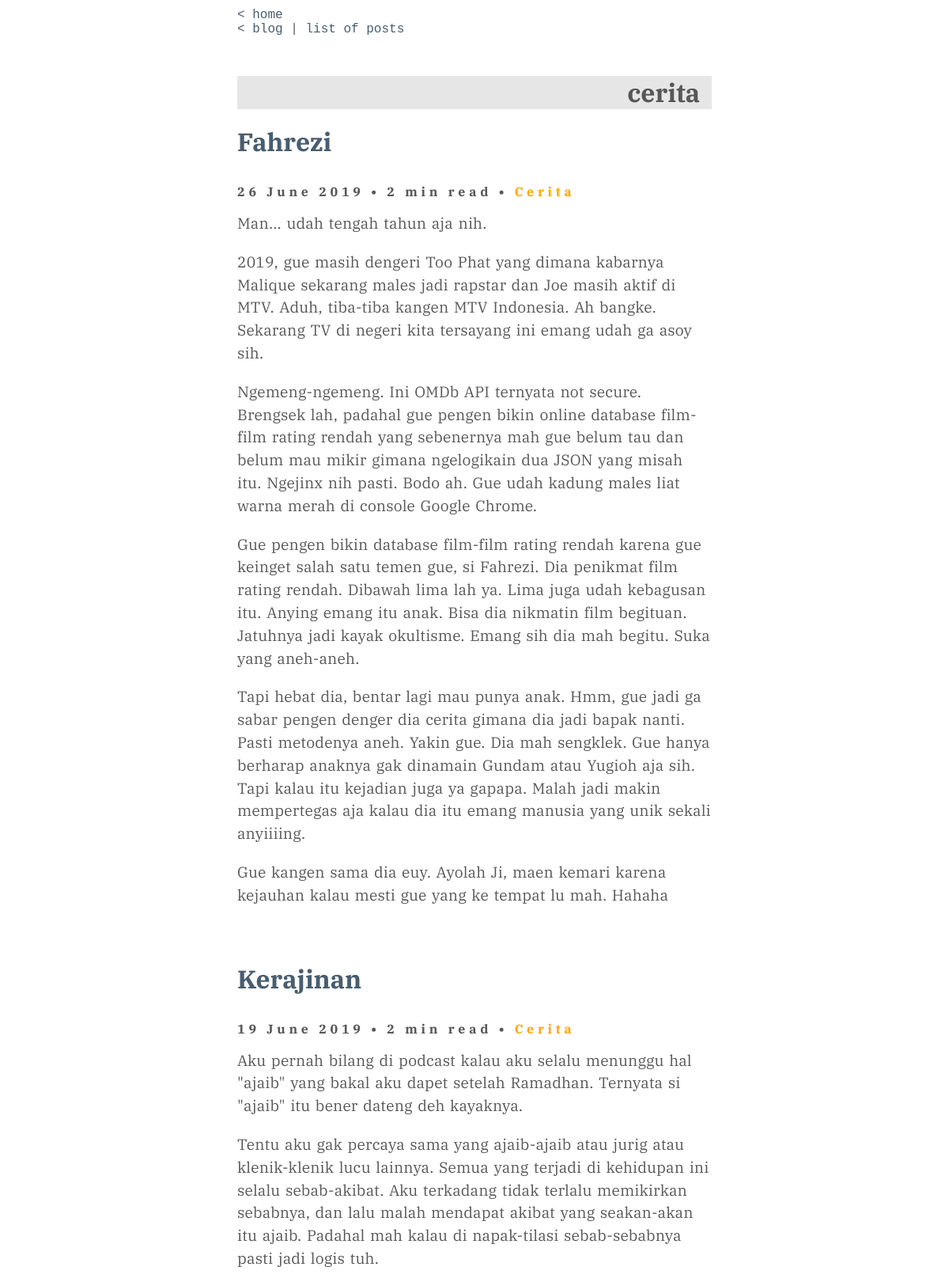
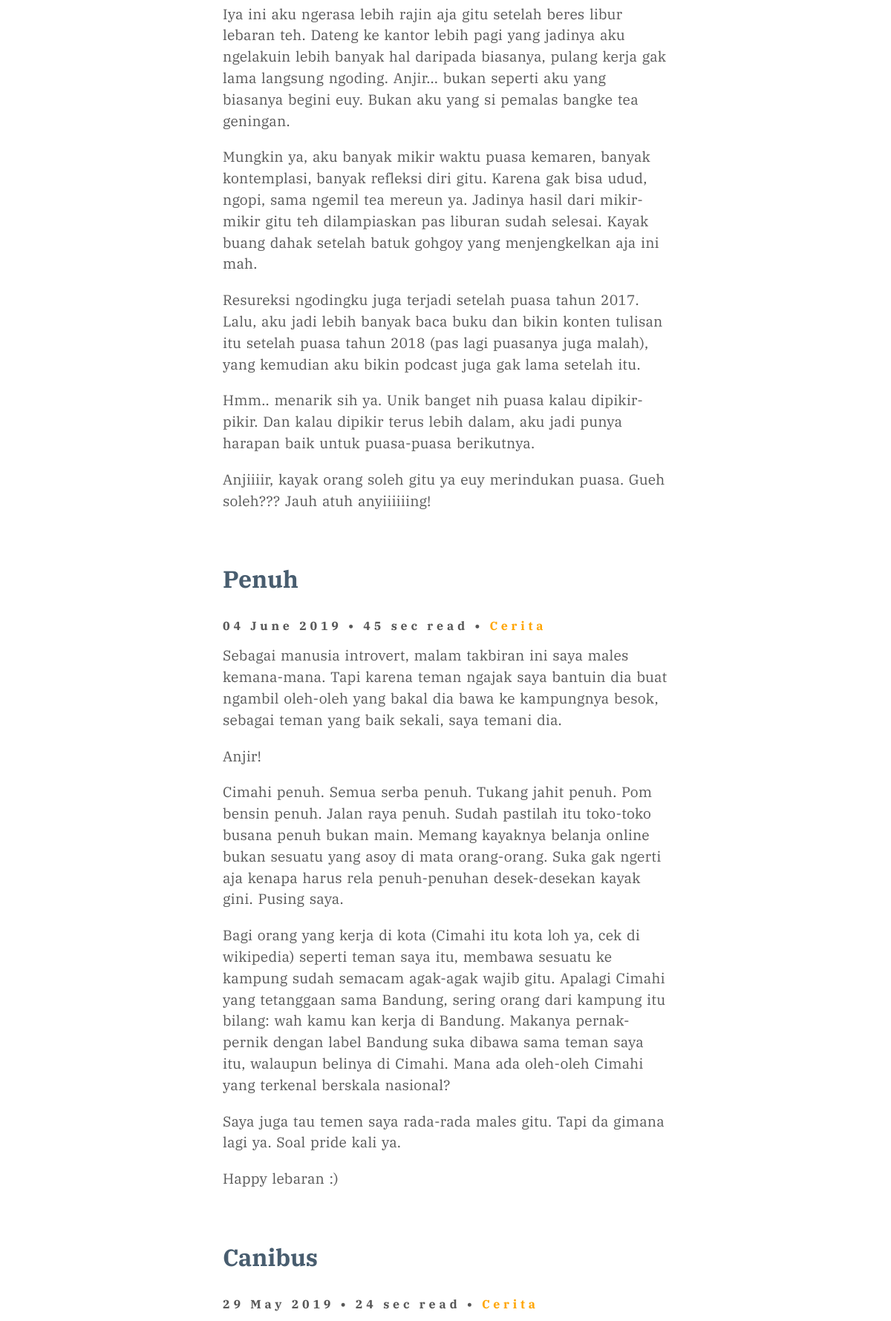
Page /post/tag/cerita (upper part) on the committed database (2 pictures, top to bottom).
### tables this page shows
CREATE TABLE `blogpost` (
  `id` int(11) NOT NULL AUTO_INCREMENT,
  `judul` varchar(250) NOT NULL,
  `isi` text NOT NULL,
  `waktu` timestamp NOT NULL DEFAULT CURRENT_TIMESTAMP,
  `tag` varchar(20) NOT NULL,
  `slug` varchar(100) NOT NULL,
  PRIMARY KEY (`id`)
);

### app/functions/functions.php (called while the page is built, shortened)
<?php
function tulisanPerTag($tag){
	global $link;
	$query = "SELECT * FROM blogpost WHERE tag = '$tag' ORDER BY id DESC";
	$result = mysqli_query($link, $query) or die ('gagal nampilin data blog');;
	return $result;
}

### tag.php (the view, shortened to what this page needs)
<?php
require_once "app/templates/header.php";
$tag = $_GET['tag'];
if(isset($_GET['tag'])){
	$posts = tulisanPerTag($tag);
}
?>
<div class="homelink">
	<p><a href="<?=BASEURL;?>">&lt; home</a></p>
	<p><a href="../../blog">&lt; blog</a> | <a href="../../postlist">list of posts</a></p>
</div>
<div class="tagTitle">
	<h1><?=$tag;?>&nbsp;&nbsp;</h1>
</div>
<br>
<?php
while($row = mysqli_fetch_assoc($posts)):
$pecah = explode("\r\n\r\n", $row['isi']);
$text = "";
for($i=0; $i<=count($pecah)-1; $i++)
{
    $part = str_replace($pecah[$i], "<p class='content'>".$pecah[$i]."</p><br>", $pecah[$i]);
    $text .= $part;
}
$readtime = str_word_count($row['isi'])/225;
if ($readtime >= 1)
{
	$readtime = ceil($readtime) . ' min read';
} else {
	$readtime = ceil($readtime * 60) . ' sec read';
}
?>
<div class="artikel">
	<div class="title">
		<h1><a href="post.php?&slug=<?=$row['slug'];?>"><?= $row['judul']; ?></a></h1>
	</div>
	<div class="aftertitle"><?= date('d F Y', strtotime($row['waktu'])); ?> • <?=$readtime;?> • <a href="tag.php?&tag=<?=$row['tag'];?>"><?= $row['tag']; ?></a></div>
	<p class="content"><?=$text;?></p>
</div>
<?php endwhile; ?>
<?php require_once	"app/templates/footer.php";?>

### app/templates/header.php (shortened to what this page needs)
<!DOCTYPE html>
<html>
<head>
	<link rel="stylesheet" href="<?=CSS;?>">
</head>
<body>
	<div class="maincontainer">
		<div class="mainisi">

### app/templates/footer.php (shortened to what this page needs)
		</div>
	</div>
</body>
</html>

### public/css/style.css (style rules this page uses)
* { margin: 0; padding: 0; }
a { color: #485d6f; }
a:link { text-decoration: none; }
.maincontainer { min-height: 100vh; position: relative; font-family: 'Courier', serif; color: #000; }
.mainisi { position: relative; margin-left: auto; margin-right: auto; width: 50%; color: rgb(87, 87, 87); font-family: 'IBM Plex Serif', serif; }
.homelink { font-family: 'Courier', serif; margin-top: 10px; margin-bottom: 50px; }
.aftertitle { font-weight: bold; margin-top: 2rem; margin-bottom: 1rem; letter-spacing: 0.3rem; }
.aftertitle a { color: orange; }
.artikel { margin-bottom: 50px; }
.content { word-spacing: 2px; letter-spacing: .00836rem; font-size: 1.2rem; line-height: 1.8rem; }
.tagTitle { background-color: #E6E6E6; text-align: right; }

### rows in the picture
blogpost: judul "Fahrezi", waktu "26 June 2019", isi "2 min read", tag "Cerita", isi "Man... udah tengah tahun aja nih. 2019, gue masih dengeri Too Phat yang dimana kabarnya Malique sekarang males jadi rapstar dan Joe masih aktif di MTV. Aduh, tiba-tiba kangen MTV Indonesia. Ah bangke. Sekarang TV di negeri kita tersayang ini emang udah ga asoy sih. Ngemeng-ngemeng. Ini OMDb API ternyata not secure. Brengsek lah, padahal gue pengen bikin online database film-film rating rendah yang sebenernya mah gue belum tau dan belum mau mikir gimana ngelogikain dua JSON yang misah itu. Ngejinx nih pasti. Bodo ah. Gue udah kadung males liat warna merah di console Google Chrome. Gue pengen bikin database film-film rating rendah karena gue keinget salah satu temen gue, si Fahrezi. Dia…"
blogpost: judul "Kerajinan", waktu "19 June 2019", isi "2 min read", tag "Cerita", isi "Aku pernah bilang di podcast kalau aku selalu menunggu hal \"ajaib\" yang bakal aku dapet setelah Ramadhan. Ternyata si \"ajaib\" itu bener dateng deh kayaknya. Tentu aku gak percaya sama yang ajaib-ajaib atau jurig atau klenik-klenik lucu lainnya. Semua yang terjadi di kehidupan ini selalu sebab-akibat. Aku terkadang tidak terlalu memikirkan sebabnya, dan lalu malah mendapat akibat yang seakan-akan itu ajaib. Padahal mah kalau di napak-tilasi sebab-sebabnya pasti jadi logis tuh. Iya ini aku ngerasa lebih rajin aja gitu setelah beres libur lebaran teh. Dateng ke kantor lebih pagi yang jadinya aku ngelakuin lebih banyak hal daripada biasanya, pulang kerja gak lama langsung ngoding. Anjir...…"
blogpost: judul "Penuh", waktu "04 June 2019", isi "45 sec read", tag "Cerita", isi "Sebagai manusia introvert, malam takbiran ini saya males kemana-mana. Tapi karena teman ngajak saya bantuin dia buat ngambil oleh-oleh yang bakal dia bawa ke kampungnya besok, sebagai teman yang baik sekali, saya temani dia. Anjir! Cimahi penuh. Semua serba penuh. Tukang jahit penuh. Pom bensin penuh. Jalan raya penuh. Sudah pastilah itu toko-toko busana penuh bukan main. Memang kayaknya belanja online bukan sesuatu yang asoy di mata orang-orang. Suka gak ngerti aja kenapa harus rela penuh-penuhan desek-desekan kayak gini. Pusing saya. Bagi orang yang kerja di kota (Cimahi itu kota loh ya, cek di wikipedia) seperti teman saya itu, membawa sesuatu ke kampung sudah semacam agak-agak wajib…"
blogpost: judul "Canibus", waktu "29 May 2019", isi "24 sec read", tag "Cerita"

### other values in the picture
$tag "cerita"
